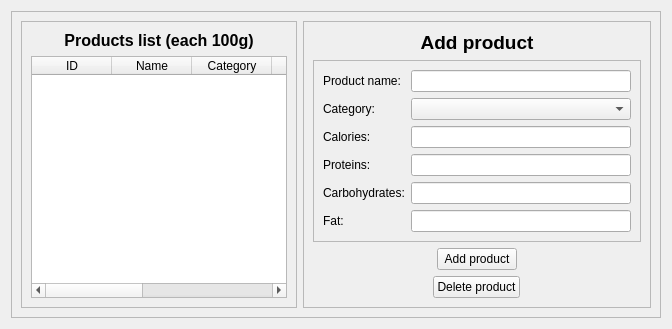
        <widget class="QWidget" name="tab_4">
         <property name="minimumSize">
          <size>
           <width>0</width>
           <height>0</height>
          </size>
         </property>
         <attribute name="title">
          <string>Products list</string>
         </attribute>
         <layout class="QGridLayout" name="gridLayout_26">
          <item row="0" column="0">
           <widget class="QFrame" name="frame_10">
            <property name="minimumSize">
             <size>
              <width>0</width>
              <height>0</height>
             </size>
            </property>
            <property name="frameShape">
             <enum>QFrame::StyledPanel</enum>
            </property>
            <property name="frameShadow">
             <enum>QFrame::Raised</enum>
            </property>
            <layout class="QGridLayout" name="gridLayout_13">
             <item row="0" column="0">
              <widget class="QFrame" name="frame_8">
               <property name="minimumSize">
                <size>
                 <width>0</width>
                 <height>0</height>
                </size>
               </property>
               <property name="frameShape">
                <enum>QFrame::StyledPanel</enum>
               </property>
               <property name="frameShadow">
                <enum>QFrame::Raised</enum>
               </property>
               <layout class="QGridLayout" name="gridLayout_11">
                <item row="0" column="0" alignment="Qt::AlignHCenter|Qt::AlignVCenter">
                 <widget class="QLabel" name="label_34">
                  <property name="font">
                   <font>
                    <pointsize>12</pointsize>
                    <weight>75</weight>
                    <bold>true</bold>
                   </font>
                  </property>
                  <property name="text">
                   <string>Products list (each 100g)</string>
                  </property>
                  <property name="alignment">
                   <set>Qt::AlignCenter</set>
                  </property>
                 </widget>
                </item>
                <item row="1" column="0">
                 <widget class="QTableWidget" name="tableFood">
                  <property name="minimumSize">
                   <size>
                    <width>0</width>
                    <height>0</height>
                   </size>
                  </property>
                  <property name="cursor" stdset="0">
                   <cursorShape>ArrowCursor</cursorShape>
                  </property>
                  <property name="autoScrollMargin">
                   <number>16</number>
                  </property>
                  <property name="gridStyle">
                   <enum>Qt::DashLine</enum>
                  </property>
                  <property name="sortingEnabled">
                   <bool>true</bool>
                  </property>
                  <attribute name="horizontalHeaderDefaultSectionSize">
                   <number>80</number>
                  </attribute>
                  <column>
                   <property name="text">
                    <string>ID</string>
                   </property>
                  </column>
                  <column>
                   <property name="text">
                    <string>Name</string>
                   </property>
                  </column>
                  <column>
                   <property name="text">
                    <string>Category</string>
                   </property>
                  </column>
                  <column>
                   <property name="text">
                    <string>Energy</string>
                   </property>
                  </column>
                  <column>
                   <property name="text">
                    <string>Protein</string>
                   </property>
                  </column>
                  <column>
                   <property name="text">
                    <string>Carbohydrate</string>
                   </property>
                  </column>
                  <column>
                   <property name="text">
                    <string>Fat</string>
                   </property>
                  </column>
                 </widget>
                </item>
               </layout>
              </widget>
             </item>
             <item row="0" column="1">
              <widget class="QFrame" name="frame_9">
               <property name="minimumSize">
                <size>
                 <width>0</width>
                 <height>0</height>
                </size>
               </property>
               <property name="maximumSize">
                <size>
                 <width>350</width>
                 <height>16777215</height>
                </size>
               </property>
               <property name="frameShape">
                <enum>QFrame::StyledPanel</enum>
               </property>
               <property name="frameShadow">
                <enum>QFrame::Raised</enum>
               </property>
               <layout class="QGridLayout" name="gridLayout_12">
                <item row="5" column="0" alignment="Qt::AlignHCenter">
                 <widget class="QPushButton" name="addProductButton">
                  <property name="text">
                   <string>Add product</string>
                  </property>
                 </widget>
                </item>
                <item row="1" column="0" alignment="Qt::AlignBottom">
                 <widget class="QLabel" name="label_16">
                  <property name="minimumSize">
                   <size>
                    <width>0</width>
                    <height>0</height>
                   </size>
                  </property>
                  <property name="font">
                   <font>
                    <pointsize>14</pointsize>
                    <weight>75</weight>
                    <bold>true</bold>
                   </font>
                  </property>
                  <property name="text">
                   <string>Add product</string>
                  </property>
                  <property name="alignment">
                   <set>Qt::AlignCenter</set>
                  </property>
                 </widget>
                </item>
                <item row="2" column="0">
                 <widget class="QFrame" name="frame_20">
                  <property name="minimumSize">
                   <size>
                    <width>0</width>
                    <height>0</height>
                   </size>
                  </property>
                  <property name="frameShape">
                   <enum>QFrame::StyledPanel</enum>
                  </property>
                  <property name="frameShadow">
                   <enum>QFrame::Raised</enum>
                  </property>
                  <layout class="QGridLayout" name="gridLayout_27">
                   <item row="1" column="0">
                    <layout class="QHBoxLayout" name="horizontalLayout_5">
                     <item alignment="Qt::AlignLeft|Qt::AlignVCenter">
                      <widget class="QLabel" name="label_21">
                       <property name="text">
                        <string>Product name:</string>
                       </property>
                      </widget>
                     </item>
                     <item alignment="Qt::AlignHCenter|Qt::AlignVCenter">
                      <widget class="QLineEdit" name="foodNameText">
                       <property name="minimumSize">
                        <size>
                         <width>220</width>
                         <height>0</height>
                        </size>
                       </property>
                      </widget>
                     </item>
                    </layout>
                   </item>
                   <item row="3" column="0">
                    <layout class="QHBoxLayout" name="horizontalLayout">
                     <item alignment="Qt::AlignLeft|Qt::AlignVCenter">
                      <widget class="QLabel" name="label_33">
                       <property name="text">
                        <string>Calories:</string>
                       </property>
                      </widget>
                     </item>
                     <item alignment="Qt::AlignHCenter|Qt::AlignVCenter">
                      <widget class="QLineEdit" name="caloriesText">
                       <property name="minimumSize">
                        <size>
                         <width>220</width>
                         <height>0</height>
                        </size>
                       </property>
                      </widget>
                     </item>
                    </layout>
                   </item>
                   <item row="4" column="0">
                    <layout class="QHBoxLayout" name="horizontalLayout_2">
                     <item alignment="Qt::AlignLeft|Qt::AlignVCenter">
                      <widget class="QLabel" name="label_22">
                       <property name="text">
                        <string>Proteins:</string>
                       </property>
                      </widget>
                     </item>
                     <item alignment="Qt::AlignHCenter|Qt::AlignVCenter">
                      <widget class="QLineEdit" name="proteinsText">
                       <property name="minimumSize">
                        <size>
                         <width>220</width>
                         <height>0</height>
                        </size>
                       </property>
                      </widget>
                     </item>
                    </layout>
                   </item>
                   <item row="5" column="0">
                    <layout class="QHBoxLayout" name="horizontalLayout_4">
                     <item alignment="Qt::AlignLeft|Qt::AlignVCenter">
                      <widget class="QLabel" name="label_23">
                       <property name="text">
                        <string>Carbohydrates:</string>
                       </property>
                      </widget>
                     </item>
                     <item alignment="Qt::AlignHCenter|Qt::AlignVCenter">
                      <widget class="QLineEdit" name="carbohydratesText">
                       <property name="minimumSize">
                        <size>
                         <width>220</width>
                         <height>0</height>
                        </size>
                       </property>
                      </widget>
                     </item>
                    </layout>
                   </item>
                   <item row="6" column="0">
                    <layout class="QHBoxLayout" name="horizontalLayout_3">
                     <item alignment="Qt::AlignLeft|Qt::AlignVCenter">
                      <widget class="QLabel" name="label_25">
                       <property name="text">
                        <string>Fat:</string>
                       </property>
                      </widget>
                     </item>
                     <item alignment="Qt::AlignHCenter|Qt::AlignVCenter">
                      <widget class="QLineEdit" name="fatText">
                       <property name="minimumSize">
                        <size>
                         <width>220</width>
                         <height>0</height>
                        </size>
                       </property>
                      </widget>
                     </item>
                    </layout>
                   </item>
                   <item row="2" column="0">
                    <layout class="QHBoxLayout" name="horizontalLayout_13">
                     <item alignment="Qt::AlignLeft|Qt::AlignVCenter">
                      <widget class="QLabel" name="label_35">
                       <property name="minimumSize">
                        <size>
                         <width>0</width>
                         <height>0</height>
                        </size>
                       </property>
                       <property name="maximumSize">
                        <size>
                         <width>16777215</width>
                         <height>16777215</height>
                        </size>
                       </property>
                       <property name="text">
                        <string>Category:</string>
                       </property>
                      </widget>
                     </item>
                     <item alignment="Qt::AlignHCenter|Qt::AlignVCenter">
                      <widget class="QComboBox" name="categoryComboBox">
                       <property name="minimumSize">
                        <size>
                         <width>220</width>
                         <height>0</height>
                        </size>
                       </property>
                      </widget>
                     </item>
                    </layout>
                   </item>
                  </layout>
                 </widget>
                </item>
                <item row="6" column="0" alignment="Qt::AlignHCenter">
                 <widget class="QPushButton" name="deleteProductButton">
                  <property name="toolTip">
                   <string>&lt;html&gt;&lt;head/&gt;&lt;body&gt;&lt;p&gt;To delete ingredient please choose ingredient ID from the table.&lt;/p&gt;&lt;/body&gt;&lt;/html&gt;</string>
                  </property>
                  <property name="whatsThis">
                   <string>&lt;html&gt;&lt;head/&gt;&lt;body&gt;&lt;p&gt;&lt;br/&gt;&lt;/p&gt;&lt;/body&gt;&lt;/html&gt;</string>
                  </property>
                  <property name="text">
                   <string>Delete product</string>
                  </property>
                 </widget>
                </item>
               </layout>
              </widget>
             </item>
            </layout>
           </widget>
          </item>
         </layout>
        </widget>
